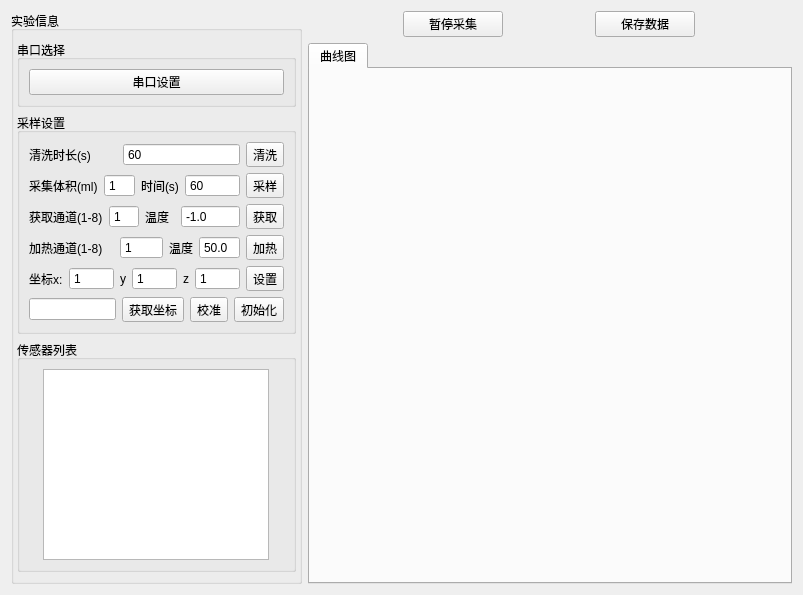
<?xml version="1.0" encoding="UTF-8"?>
<ui version="4.0">
 <class>Gragh_show</class>
 <widget class="QWidget" name="Gragh_show">
  <property name="geometry">
   <rect>
    <x>0</x>
    <y>0</y>
    <width>803</width>
    <height>595</height>
   </rect>
  </property>
  <property name="windowTitle">
   <string>Form</string>
  </property>
  <layout class="QHBoxLayout" name="horizontalLayout_3">
   <item>
    <layout class="QGridLayout" name="gridLayout" rowstretch="0,0" columnstretch="1,4">
     <item row="0" column="0" rowspan="2">
      <widget class="QGroupBox" name="groupBox">
       <property name="font">
        <font>
         <weight>50</weight>
         <bold>false</bold>
        </font>
       </property>
       <property name="title">
        <string>实验信息</string>
       </property>
       <property name="flat">
        <bool>false</bool>
       </property>
       <property name="checkable">
        <bool>false</bool>
       </property>
       <layout class="QVBoxLayout" name="verticalLayout" stretch="0,3,10">
        <property name="leftMargin">
         <number>3</number>
        </property>
        <property name="rightMargin">
         <number>3</number>
        </property>
        <item>
         <widget class="QGroupBox" name="groupBox_2">
          <property name="title">
           <string>串口选择</string>
          </property>
          <layout class="QHBoxLayout" name="horizontalLayout_2">
           <item>
            <widget class="QPushButton" name="pushButton">
             <property name="text">
              <string>串口设置</string>
             </property>
            </widget>
           </item>
          </layout>
         </widget>
        </item>
        <item>
         <widget class="QGroupBox" name="groupBox_3">
          <property name="title">
           <string>采样设置</string>
          </property>
          <layout class="QVBoxLayout" name="verticalLayout_2">
           <item>
            <layout class="QHBoxLayout" name="horizontalLayout_7" stretch="3,4,0">
             <item>
              <widget class="QLabel" name="label_2">
               <property name="layoutDirection">
                <enum>Qt::LeftToRight</enum>
               </property>
               <property name="text">
                <string>清洗时长(s)</string>
               </property>
              </widget>
             </item>
             <item>
              <widget class="QSpinBox" name="Cleartime_spinBox">
               <property name="focusPolicy">
                <enum>Qt::WheelFocus</enum>
               </property>
               <property name="buttonSymbols">
                <enum>QAbstractSpinBox::NoButtons</enum>
               </property>
               <property name="maximum">
                <number>256</number>
               </property>
               <property name="value">
                <number>60</number>
               </property>
              </widget>
             </item>
             <item>
              <widget class="QToolButton" name="Dataclear_Button">
               <property name="text">
                <string>清洗</string>
               </property>
              </widget>
             </item>
            </layout>
           </item>
           <item>
            <layout class="QHBoxLayout" name="horizontalLayout_6" stretch="0,0,0,2,0">
             <item>
              <widget class="QLabel" name="label_10">
               <property name="layoutDirection">
                <enum>Qt::LeftToRight</enum>
               </property>
               <property name="text">
                <string>采集体积(ml)</string>
               </property>
              </widget>
             </item>
             <item>
              <widget class="QSpinBox" name="Volum_spinBox">
               <property name="buttonSymbols">
                <enum>QAbstractSpinBox::NoButtons</enum>
               </property>
               <property name="minimum">
                <number>0</number>
               </property>
               <property name="maximum">
                <number>256</number>
               </property>
               <property name="value">
                <number>1</number>
               </property>
               <property name="displayIntegerBase">
                <number>10</number>
               </property>
              </widget>
             </item>
             <item>
              <widget class="QLabel" name="label_9">
               <property name="layoutDirection">
                <enum>Qt::LeftToRight</enum>
               </property>
               <property name="text">
                <string>时间(s)</string>
               </property>
              </widget>
             </item>
             <item>
              <widget class="QSpinBox" name="Inputtime_spinBox">
               <property name="buttonSymbols">
                <enum>QAbstractSpinBox::NoButtons</enum>
               </property>
               <property name="maximum">
                <number>256</number>
               </property>
               <property name="value">
                <number>60</number>
               </property>
              </widget>
             </item>
             <item>
              <widget class="QToolButton" name="Collectbegin_Button">
               <property name="text">
                <string>采样</string>
               </property>
              </widget>
             </item>
            </layout>
           </item>
           <item>
            <layout class="QHBoxLayout" name="horizontalLayout_4" stretch="2,1,1,2,1">
             <item>
              <widget class="QLabel" name="label_5">
               <property name="layoutDirection">
                <enum>Qt::LeftToRight</enum>
               </property>
               <property name="text">
                <string>获取通道(1-8)</string>
               </property>
              </widget>
             </item>
             <item>
              <widget class="QSpinBox" name="Getchannel_spinBox">
               <property name="buttonSymbols">
                <enum>QAbstractSpinBox::NoButtons</enum>
               </property>
               <property name="minimum">
                <number>1</number>
               </property>
               <property name="maximum">
                <number>8</number>
               </property>
               <property name="value">
                <number>1</number>
               </property>
               <property name="displayIntegerBase">
                <number>10</number>
               </property>
              </widget>
             </item>
             <item>
              <widget class="QLabel" name="label_7">
               <property name="layoutDirection">
                <enum>Qt::LeftToRight</enum>
               </property>
               <property name="text">
                <string>温度</string>
               </property>
              </widget>
             </item>
             <item>
              <widget class="QDoubleSpinBox" name="Gettep_spinBox">
               <property name="buttonSymbols">
                <enum>QAbstractSpinBox::NoButtons</enum>
               </property>
               <property name="decimals">
                <number>1</number>
               </property>
               <property name="minimum">
                <double>-1.000000000000000</double>
               </property>
               <property name="value">
                <double>-1.000000000000000</double>
               </property>
              </widget>
             </item>
             <item>
              <widget class="QToolButton" name="Gettep_Button">
               <property name="text">
                <string>获取</string>
               </property>
              </widget>
             </item>
            </layout>
           </item>
           <item>
            <layout class="QHBoxLayout" name="horizontalLayout_8" stretch="2,1,0,0,0">
             <item>
              <widget class="QLabel" name="label_6">
               <property name="layoutDirection">
                <enum>Qt::LeftToRight</enum>
               </property>
               <property name="text">
                <string>加热通道(1-8)</string>
               </property>
              </widget>
             </item>
             <item>
              <widget class="QSpinBox" name="Heatchannel_spinBox">
               <property name="buttonSymbols">
                <enum>QAbstractSpinBox::NoButtons</enum>
               </property>
               <property name="minimum">
                <number>1</number>
               </property>
               <property name="maximum">
                <number>8</number>
               </property>
               <property name="value">
                <number>1</number>
               </property>
               <property name="displayIntegerBase">
                <number>10</number>
               </property>
              </widget>
             </item>
             <item>
              <widget class="QLabel" name="label_8">
               <property name="layoutDirection">
                <enum>Qt::LeftToRight</enum>
               </property>
               <property name="text">
                <string>温度</string>
               </property>
              </widget>
             </item>
             <item>
              <widget class="QDoubleSpinBox" name="Heattep_SpinBox_2">
               <property name="buttonSymbols">
                <enum>QAbstractSpinBox::NoButtons</enum>
               </property>
               <property name="decimals">
                <number>1</number>
               </property>
               <property name="minimum">
                <double>-1.000000000000000</double>
               </property>
               <property name="value">
                <double>50.000000000000000</double>
               </property>
              </widget>
             </item>
             <item>
              <widget class="QToolButton" name="Heat_Button">
               <property name="text">
                <string>加热</string>
               </property>
              </widget>
             </item>
            </layout>
           </item>
           <item>
            <layout class="QHBoxLayout" name="horizontalLayout_10" stretch="2,2,1,2,1,2,1">
             <item>
              <widget class="QLabel" name="label_11">
               <property name="layoutDirection">
                <enum>Qt::LeftToRight</enum>
               </property>
               <property name="text">
                <string>坐标x:</string>
               </property>
              </widget>
             </item>
             <item>
              <widget class="QSpinBox" name="Posx_spinBox">
               <property name="buttonSymbols">
                <enum>QAbstractSpinBox::NoButtons</enum>
               </property>
               <property name="minimum">
                <number>1</number>
               </property>
               <property name="maximum">
                <number>65535</number>
               </property>
               <property name="value">
                <number>1</number>
               </property>
               <property name="displayIntegerBase">
                <number>10</number>
               </property>
              </widget>
             </item>
             <item>
              <widget class="QLabel" name="label_13">
               <property name="layoutDirection">
                <enum>Qt::LeftToRight</enum>
               </property>
               <property name="text">
                <string>y</string>
               </property>
              </widget>
             </item>
             <item>
              <widget class="QSpinBox" name="Posy_spinBox">
               <property name="buttonSymbols">
                <enum>QAbstractSpinBox::NoButtons</enum>
               </property>
               <property name="minimum">
                <number>1</number>
               </property>
               <property name="maximum">
                <number>65535</number>
               </property>
               <property name="value">
                <number>1</number>
               </property>
               <property name="displayIntegerBase">
                <number>10</number>
               </property>
              </widget>
             </item>
             <item>
              <widget class="QLabel" name="label_14">
               <property name="layoutDirection">
                <enum>Qt::LeftToRight</enum>
               </property>
               <property name="text">
                <string>z</string>
               </property>
              </widget>
             </item>
             <item>
              <widget class="QSpinBox" name="Posz_spinBox">
               <property name="buttonSymbols">
                <enum>QAbstractSpinBox::NoButtons</enum>
               </property>
               <property name="minimum">
                <number>1</number>
               </property>
               <property name="maximum">
                <number>65535</number>
               </property>
               <property name="value">
                <number>1</number>
               </property>
               <property name="displayIntegerBase">
                <number>10</number>
               </property>
              </widget>
             </item>
             <item>
              <widget class="QToolButton" name="Setpos_Button">
               <property name="text">
                <string>设置</string>
               </property>
              </widget>
             </item>
            </layout>
           </item>
           <item>
            <layout class="QHBoxLayout" name="horizontalLayout_11" stretch="2,2,0,2">
             <item>
              <widget class="QLineEdit" name="Getpos_lineEdit"/>
             </item>
             <item>
              <widget class="QToolButton" name="Getpos_Button">
               <property name="text">
                <string>获取坐标</string>
               </property>
              </widget>
             </item>
             <item>
              <widget class="QToolButton" name="Stra_Button">
               <property name="text">
                <string>校准</string>
               </property>
              </widget>
             </item>
             <item>
              <widget class="QToolButton" name="Startpos_Button">
               <property name="text">
                <string>初始化</string>
               </property>
              </widget>
             </item>
            </layout>
           </item>
          </layout>
         </widget>
        </item>
        <item>
         <widget class="QGroupBox" name="groupBox_4">
          <property name="title">
           <string>传感器列表</string>
          </property>
          <layout class="QGridLayout" name="gridLayout_2">
           <item row="0" column="0">
            <widget class="QTableView" name="Senser_stableView">
             <property name="minimumSize">
              <size>
               <width>226</width>
               <height>0</height>
              </size>
             </property>
             <property name="maximumSize">
              <size>
               <width>226</width>
               <height>16777215</height>
              </size>
             </property>
            </widget>
           </item>
          </layout>
         </widget>
        </item>
       </layout>
      </widget>
     </item>
     <item row="0" column="1">
      <widget class="QWidget" name="widget" native="true">
       <layout class="QHBoxLayout" name="horizontalLayout">
        <property name="topMargin">
         <number>0</number>
        </property>
        <property name="bottomMargin">
         <number>0</number>
        </property>
        <item>
         <widget class="QPushButton" name="Pause_Button">
          <property name="maximumSize">
           <size>
            <width>100</width>
            <height>32</height>
           </size>
          </property>
          <property name="text">
           <string>暂停采集</string>
          </property>
         </widget>
        </item>
        <item>
         <widget class="QPushButton" name="Save_Button">
          <property name="maximumSize">
           <size>
            <width>100</width>
            <height>32</height>
           </size>
          </property>
          <property name="text">
           <string>保存数据</string>
          </property>
         </widget>
        </item>
       </layout>
      </widget>
     </item>
     <item row="1" column="1">
      <widget class="QTabWidget" name="tabWidget">
       <property name="currentIndex">
        <number>0</number>
       </property>
       <widget class="QWidget" name="Line_Show">
        <attribute name="title">
         <string>曲线图</string>
        </attribute>
        <layout class="QGridLayout" name="gridLayout_5">
         <item row="0" column="0">
          <layout class="QVBoxLayout" name="Linegragh_Layout"/>
         </item>
        </layout>
       </widget>
      </widget>
     </item>
    </layout>
   </item>
  </layout>
 </widget>
 <resources/>
 <connections/>
</ui>
